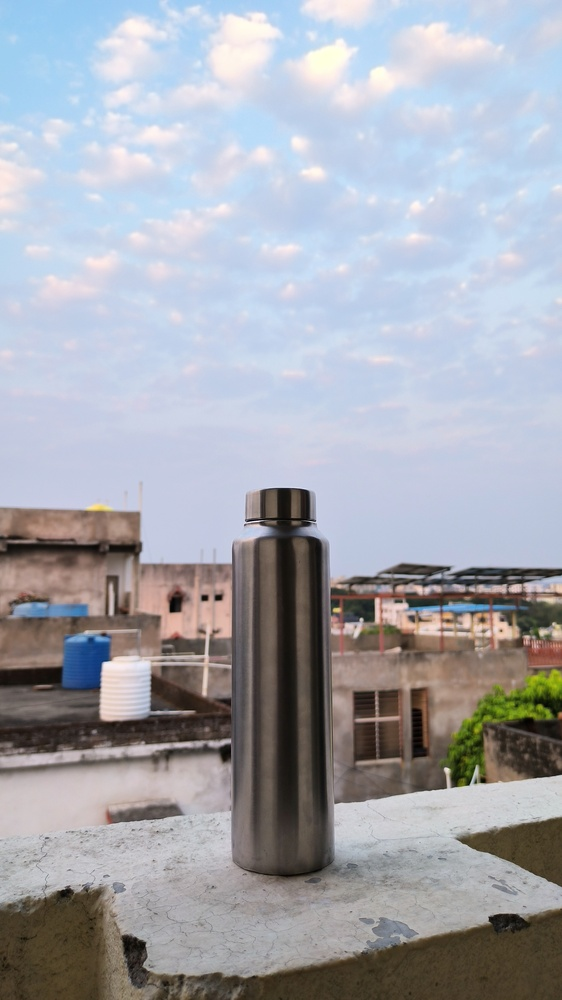
#> input picture bottle1.jpg, 562 x 1000 px, shrunk from 2608 x 4640 before the run
$ jupyter execute SIFT.ipynb
#> lines starting #> are read from the running program, lines starting #| are printed output that depends on the picture; after the words box and inside, x2 and y2 are one past the last pixel; in counts of white or black regions, pixels touching at a corner belong together
[cell 1]
import cv2
import numpy as np
import matplotlib.pyplot as plt

[cell 2]
# Load the two images in grayscale
img1 = cv2.imread('bottle1.jpg')
#> img1 is the input picture: shape (1000, 562, 3); mean B, G, R 175.6, 167.5, 164.9
img2 = cv2.imread('bottle2.jpg')
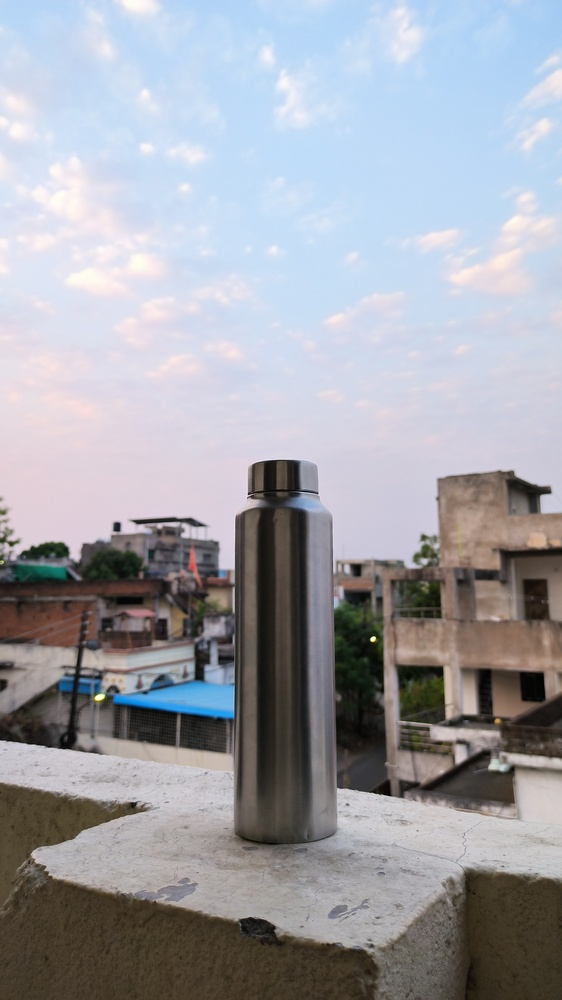
#> input picture bottle2.jpg, 562 x 1000 px, shrunk from 2608 x 4640 before the run
#> img2 is the input picture: shape (1000, 562, 3); mean B, G, R 168, 161, 159.4

img1 = cv2.cvtColor(img1, cv2.COLOR_BGR2GRAY)
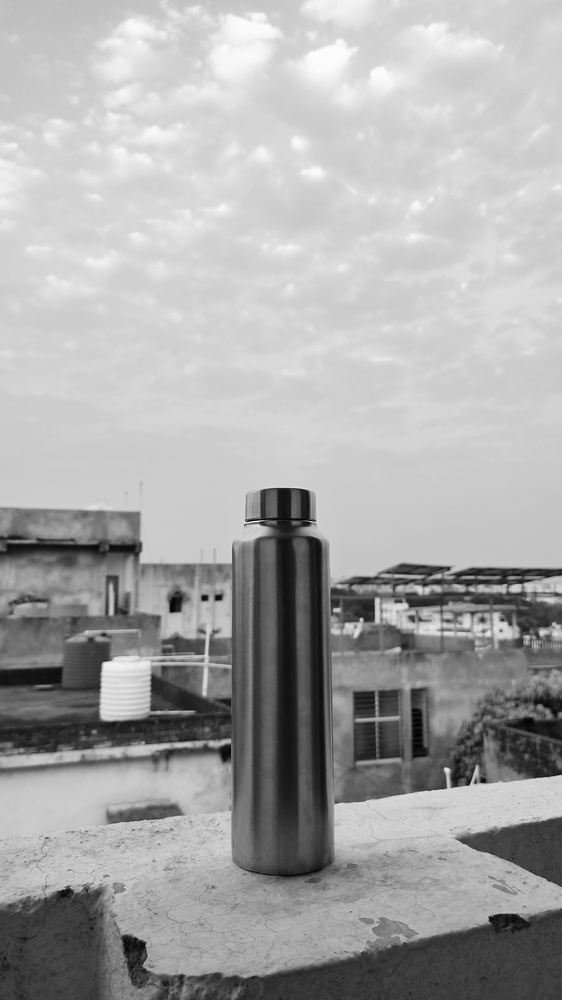
#> img1: shape (1000, 562); min 0, max 254, mean 167.7
img2 = cv2.cvtColor(img2, cv2.COLOR_BGR2GRAY)
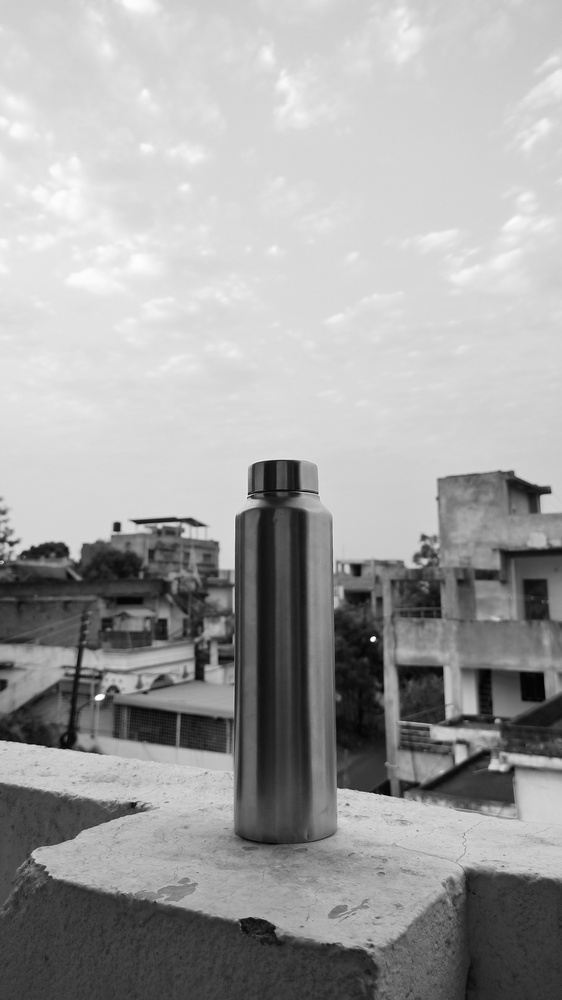
#> img2: shape (1000, 562); min 0, max 253, mean 161.3

plt.subplot(1, 2, 1)
plt.imshow(img1, cmap="gray")
plt.subplot(1, 2, 2)
plt.imshow(img2, cmap="gray")
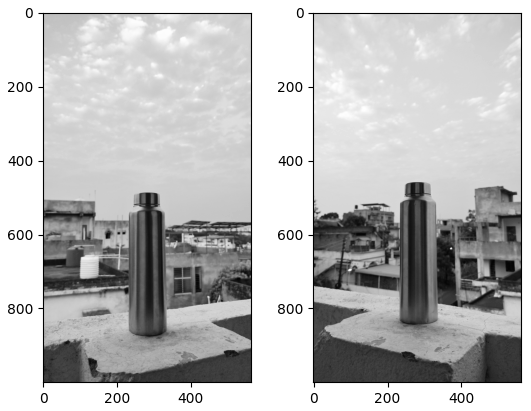
#> figure drawn by matplotlib, 2 panels

[cell 3]
sift = cv2.SIFT_create()

# Detect keypoints and compute descriptors
kp1, des1 = sift.detectAndCompute(img1, None)
#> kp1 = 1148 keypoints; strongest (x, y, size): (204, 598, 4.6), (218, 597, 5.1), (176, 603, 11.9), (447, 770, 4.3)
kp2, des2 = sift.detectAndCompute(img2, None)
#> kp2 = 1118 keypoints; strongest (x, y, size): (373, 639, 3.6), (100, 697, 5.4), (138, 522, 4.4), (277, 482, 35.7)

# Use BFMatcher (Brute Force) to match descriptors
bf = cv2.BFMatcher()
matches = bf.knnMatch(des1, des2, k=2)
#> matches = 1148 matches

[cell 4]
original_img1 = cv2.imread('bottle1.jpg')
original_img2 = cv2.imread('bottle2.jpg')

# Convert images from bgr to rgb
original_img1 = cv2.cvtColor(original_img1, cv2.COLOR_BGR2RGB)
original_img2 = cv2.cvtColor(original_img2, cv2.COLOR_BGR2RGB)

[cell 5]
good_matches = []
for m, n in matches:
    if m.distance < 0.75 * n.distance:
        good_matches.append(m)
#> after the loop, good_matches = 34 matches

# Sort matches by distance (best matches first)
good_matches = sorted(good_matches, key=lambda x: x.distance)

# Combine images side by side
combined_img = np.hstack((original_img1, original_img2))
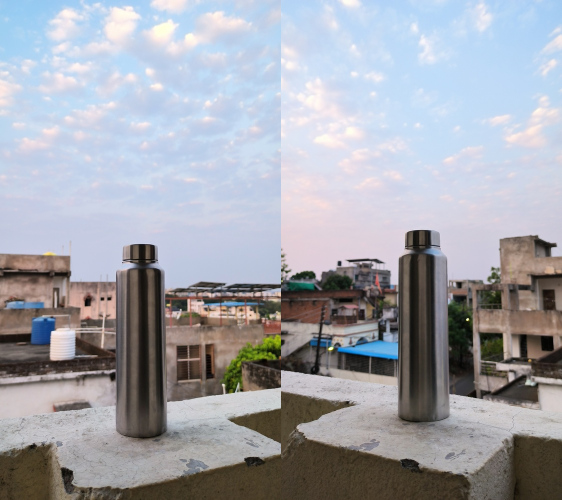
#> combined_img: shape (1000, 1124, 3) (shown at 1/2 size); mean R, G, B 162.1, 164.2, 171.8

# Draw matches manually with thicker lines
for match in good_matches:
    pt1 = tuple(np.round(kp1[match.queryIdx].pt).astype(int))
    pt2 = tuple(np.round(kp2[match.trainIdx].pt).astype(int) + np.array([img1.shape[1], 0]))  # shift pt2 for right image

    color = tuple(np.random.randint(0, 255, 3).tolist())  # random line color
    cv2.line(combined_img, pt1, pt2, color, thickness=3)
#> this loop made 34 passes
#> (pt1, pt2, color) on passes 1 to 12: ((121, 719), (671, 888), (172, 47, 117)), ((528, 819), (631, 879), (192, 67, 251)), ((434, 934), (651, 796), (195, 103, 9)), ((475, 933), (647, 827), (211, 21, 242)), ((38, 752), (901, 656), (36, 87, 70)), ((425, 928), (683, 818), (216, 88, 140)), ((10, 906), (665, 803), (58, 193, 230)), ((533, 918), (641, 832), (39, 87, 174)), ((547, 576), (726, 737), (88, 81, 165)), ((335, 814), (603, 788), (25, 77, 72)), ((284, 494), (831, 467), (9, 148, 115)), ((162, 816), (726, 737), (208, 243, 197))
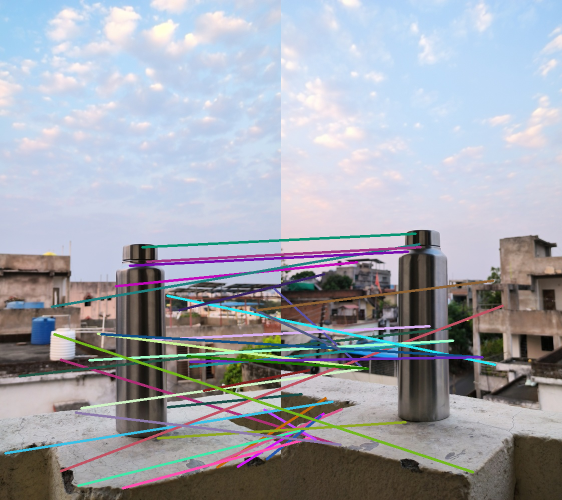
#> combined_img: shape (1000, 1124, 3) (shown at 1/2 size); 6.58% of pixels changed, all inside (x1, y1, x2, y2) = (8, 465, 1008, 979)

# Show result
plt.figure(figsize=(20, 10))
plt.imshow(cv2.cvtColor(combined_img, cv2.COLOR_BGR2RGB))
plt.axis('off')
plt.show()
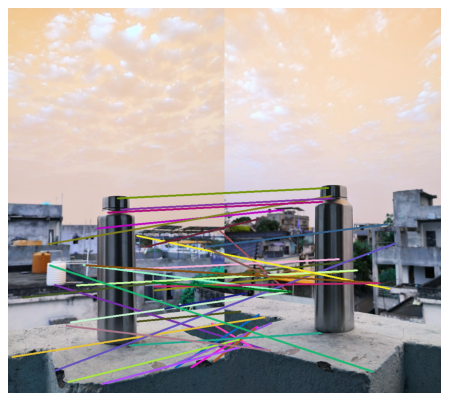
#> figure drawn by matplotlib, 1 panel; B, G, R data is drawn as R, G, B
